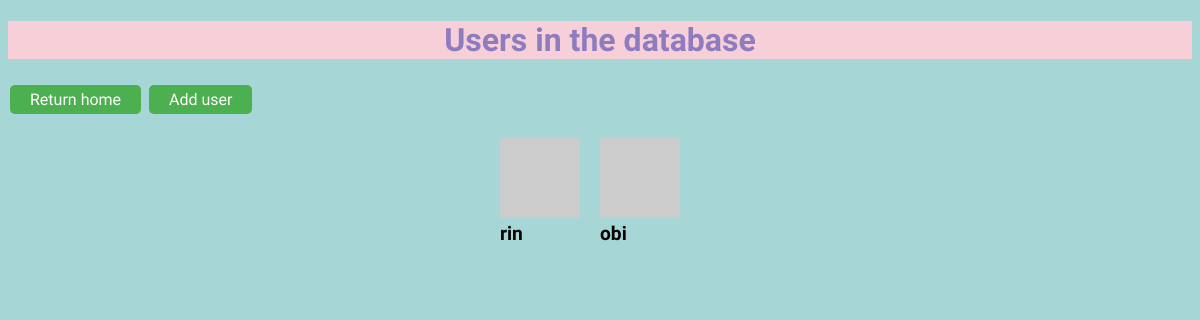
/users, run on an earlier commit of the app's database.
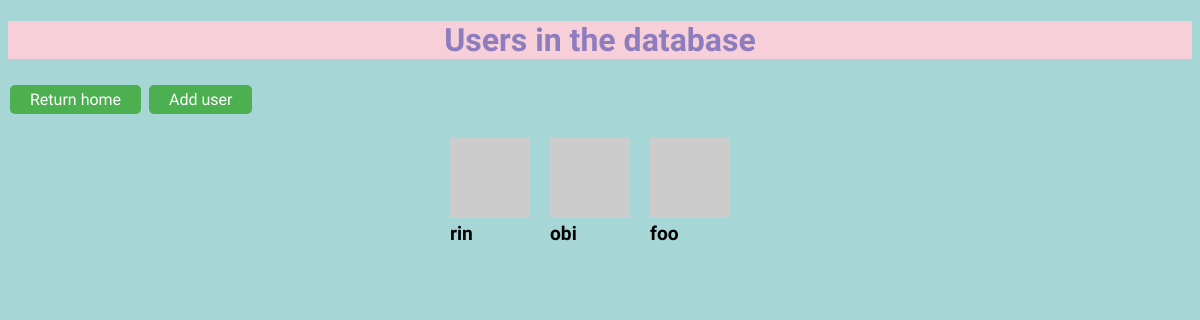
And on a later commit of the database.
### data_models.py (models this page shows, shortened)
class User(db.Model): # pylint: disable=too-few-public-methods
    __tablename__ = 'users'
    user_id = db.Column(db.Integer, primary_key=True, autoincrement=True)
    user_name = db.Column(db.String, nullable=False)
    avatar_url = db.Column(db.String)
    user_movies = db.relationship('UserMovie', backref='user_relation')

### app_ssr.py (the view)
@app.route('/users')
def list_all_users():
    app.logger.info("List of all users accessed")
    user_list = data_manager.get_all_users()
    if user_list:
        return render_template('users.html',
                               user_list=user_list), 200
    message = "No users found in the database."
    return render_template('users.html',
                               message=message), 404

### datamanager/data_manager_sqlite.py (called while the page is built)
    def get_all_users(self) -> list:
        users = User.query.all()
        return users

### templates/users.html (shortened to what this page needs)
<!DOCTYPE html>
<html lang="en">
<head>
    <link rel="stylesheet" type="text/css" href="{{ url_for('static', filename='style.css') }}">
</head>
<body>
    <h1>Users in the database</h1>
    <div id="links">
        <a href="/" class="button">Return home</a>
        <a href="/add_user" class="button">Add user</a>
    </div>
    <div class="movies-grid">
        {% for user in user_list %}
        <article class="movie-grid article">
            <a href="/users/{{ user.user_id }}">
                <img src="{{ user.avatar_url }}" alt="User Icon" height="80" width="80">
            </a><h3>{{ user.user_name }}</h3>
        </article>
        {% endfor %}
    </div>
</body>
</html>

### _static/style.css (style rules this page uses)
body { background: #A6D6D6; color: black; font-family: National Park; }
h1 { text-align: center; color: #8E7DBE; background: #F7CFD8; }
h3 { margin: 0; text-align: left; font-size: 1.2em; color: #000000; }
.movies-grid { list-style-type: none; padding: 0; margin: 0; margin-top: 20px; margin-right: 20px; display: flex; justify-content: center; flex-wrap: wrap; gap: 20px; }
.button { background-color: #4CAF50; border: none; color: white; padding: 5px 20px; text-align: center; text-decoration: none; display: inline-block; font-size: 16px; margin: 4px 2px; cursor: pointer; border-radius: 5px; }

What changed in the data, as far as the page shows it:
added User: user_name "foo"
